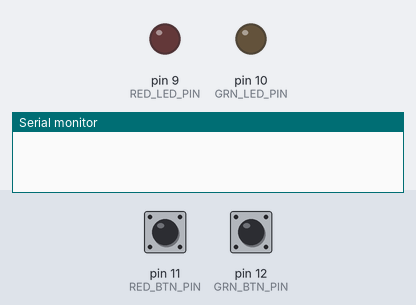
Bench run of a sketch on a simulated Arduino Uno, built with avr-gcc and run on an emulated ATmega328P. Shown: output pins drawn as LEDs (lit = HIGH), the last lines printed to the serial monitor. The inputs (shaded band) are chosen by the test bench; at power-on: pin 11 (RED_BTN_PIN) HIGH, pin 12 (GRN_BTN_PIN) HIGH.

Above: at 1.2 s.
1.3 s: pin 11 (RED_BTN_PIN) pulled LOW for 0.15 s
At 1.4 s:
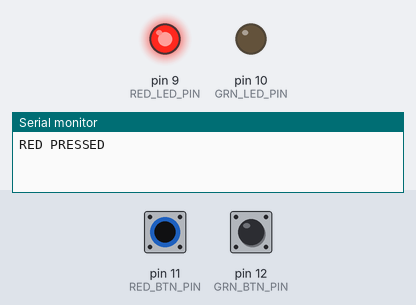
3.0 s: pin 12 (GRN_BTN_PIN) pulled LOW for 0.15 s
At 3.1 s:
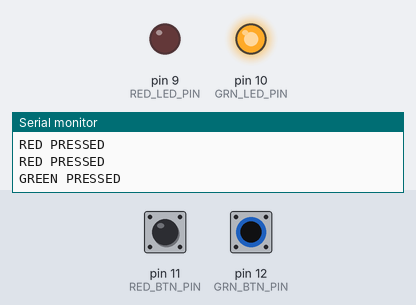
4.7 s: pin 12 (GRN_BTN_PIN) pulled LOW for 3.2 s
At 8.5 s:
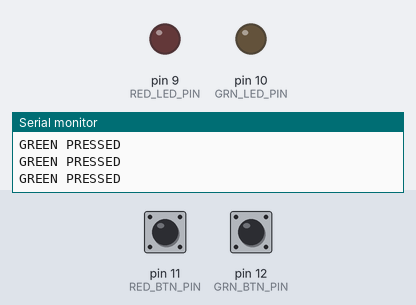
9.4 s: pin 11 (RED_BTN_PIN) pulled LOW for 3.2 s
At 10.9 s:
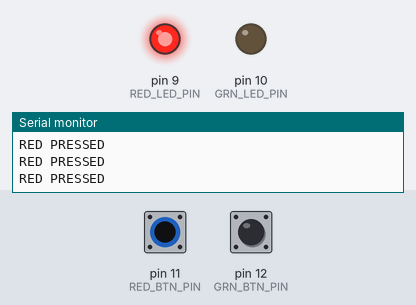
14.1 s: pin 11 (RED_BTN_PIN) driven LOW and pin 12 (GRN_BTN_PIN) driven LOW
At 14.6 s:
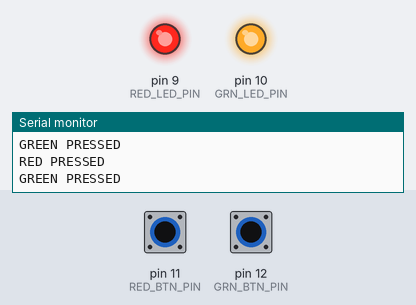
Timing chart, 0 to 16.6 s (numbered marks = the images above; inputs shaded):
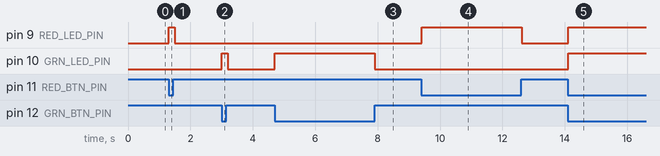

Measured:
- after the input at 1.3 s, pin 9 (RED_LED_PIN): LOW → HIGH at once, → LOW 0.20 s later
- after the input at 3.0 s, pin 10 (GRN_LED_PIN): LOW → HIGH at once, → LOW 0.20 s later
- after the input at 4.7 s, pin 10 (GRN_LED_PIN): LOW → HIGH at once, → LOW 3.2 s later
- after the input at 9.4 s, pin 9 (RED_LED_PIN): LOW → HIGH at once, → LOW 3.2 s later
- after the input at 14.1 s, pin 9 (RED_LED_PIN), pin 10 (GRN_LED_PIN): LOW → HIGH at once

The sketch:

button_panel_test.ino
```cpp
/*
* This test programm checks the integrity of the built-in button panel. It includes two LEDs
* as well as two push-buttons including pull-up resistors. The power switch does not get tested as it isnt
* connected to the arduino in any way.
*
* The wiring of the lower button panel is taken from the fritzing sketches.
*
* Expected behaviour:
* When Green BTN is pressed, Green LED should light up and print to Serial accordingly
* When Red BTN is pressed,   Red LED should light up   and print to Serial accordingly
*
*
*/

#define RED_LED_PIN 9
#define GRN_LED_PIN 10

#define RED_BTN_PIN 11
#define GRN_BTN_PIN 12


void setup() {
  pinMode(RED_LED_PIN, OUTPUT);
  pinMode(GRN_LED_PIN, OUTPUT);

  pinMode(RED_BTN_PIN, INPUT);
  pinMode(GRN_BTN_PIN, INPUT);

  Serial.begin(9600);

}

void loop() {
  int red = digitalRead(RED_BTN_PIN);
  int green = digitalRead(GRN_BTN_PIN);

  //we read LOWs as we use pull-ups
  if(red == LOW){
    digitalWrite(RED_LED_PIN, HIGH);
    Serial.println("RED PRESSED");
  } else {
    digitalWrite(RED_LED_PIN, LOW);
  }

    if(green == LOW){
    digitalWrite(GRN_LED_PIN, HIGH);
    Serial.println("GREEN PRESSED");
  } else {
    digitalWrite(GRN_LED_PIN, LOW);
  }

  delay(100); //debounce
}
```
